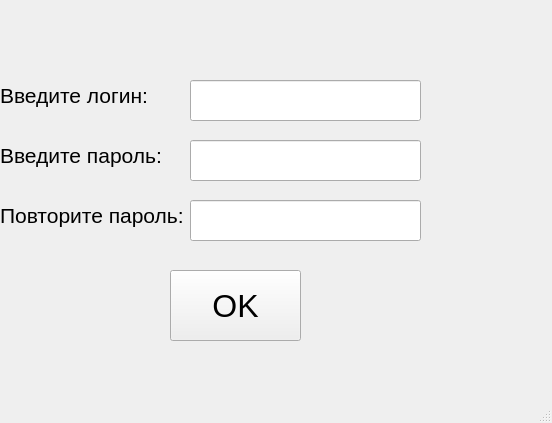
<?xml version="1.0" encoding="UTF-8"?>
<ui version="4.0">
 <class>registration</class>
 <widget class="QMainWindow" name="registration">
  <property name="geometry">
   <rect>
    <x>0</x>
    <y>0</y>
    <width>552</width>
    <height>423</height>
   </rect>
  </property>
  <property name="windowTitle">
   <string>Окно регистрации</string>
  </property>
  <widget class="QWidget" name="centralwidget">
   <widget class="QLabel" name="label">
    <property name="geometry">
     <rect>
      <x>0</x>
      <y>70</y>
      <width>231</width>
      <height>51</height>
     </rect>
    </property>
    <property name="font">
     <font>
      <pointsize>16</pointsize>
     </font>
    </property>
    <property name="text">
     <string>Введите логин:</string>
    </property>
   </widget>
   <widget class="QLabel" name="label_2">
    <property name="geometry">
     <rect>
      <x>0</x>
      <y>130</y>
      <width>231</width>
      <height>51</height>
     </rect>
    </property>
    <property name="font">
     <font>
      <pointsize>16</pointsize>
     </font>
    </property>
    <property name="text">
     <string>Введите пароль:</string>
    </property>
   </widget>
   <widget class="QLabel" name="label_3">
    <property name="geometry">
     <rect>
      <x>0</x>
      <y>190</y>
      <width>231</width>
      <height>51</height>
     </rect>
    </property>
    <property name="font">
     <font>
      <pointsize>16</pointsize>
     </font>
    </property>
    <property name="text">
     <string>Повторите пароль:</string>
    </property>
   </widget>
   <widget class="QPushButton" name="regbtn">
    <property name="geometry">
     <rect>
      <x>170</x>
      <y>270</y>
      <width>131</width>
      <height>71</height>
     </rect>
    </property>
    <property name="font">
     <font>
      <pointsize>24</pointsize>
     </font>
    </property>
    <property name="text">
     <string>OK</string>
    </property>
   </widget>
   <widget class="QLineEdit" name="new_login">
    <property name="geometry">
     <rect>
      <x>190</x>
      <y>80</y>
      <width>231</width>
      <height>41</height>
     </rect>
    </property>
   </widget>
   <widget class="QLineEdit" name="new_pass">
    <property name="geometry">
     <rect>
      <x>190</x>
      <y>140</y>
      <width>231</width>
      <height>41</height>
     </rect>
    </property>
   </widget>
   <widget class="QLineEdit" name="lineEdit_3">
    <property name="geometry">
     <rect>
      <x>190</x>
      <y>200</y>
      <width>231</width>
      <height>41</height>
     </rect>
    </property>
   </widget>
  </widget>
  <widget class="QMenuBar" name="menubar">
   <property name="geometry">
    <rect>
     <x>0</x>
     <y>0</y>
     <width>552</width>
     <height>21</height>
    </rect>
   </property>
  </widget>
  <widget class="QStatusBar" name="statusbar"/>
 </widget>
 <resources/>
 <connections/>
</ui>
